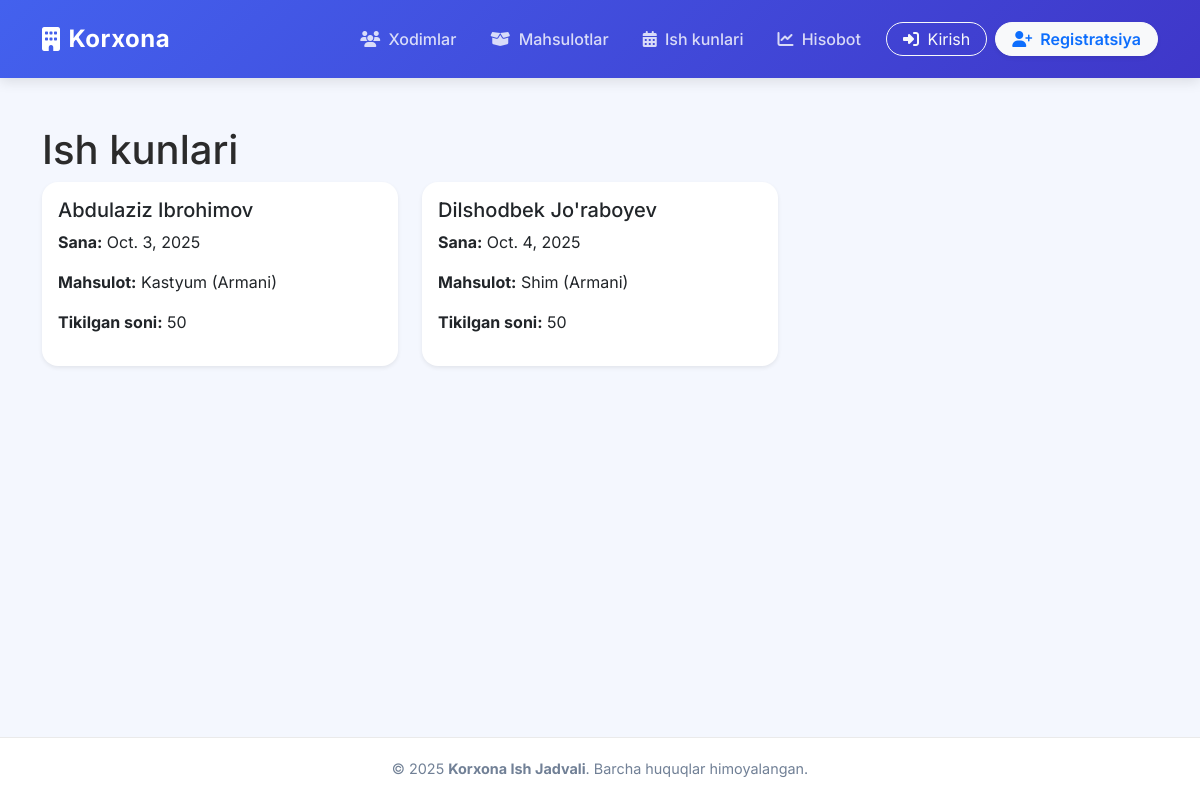
Screenshot of /ish-kunlari/ with the database file from the repository.
### ish/models.py (models this page shows, shortened)
class IshKuni(models.Model):
    xodim = models.ForeignKey(Xodim, on_delete=models.CASCADE)
    mahsulot = models.ForeignKey(Mahsulot, on_delete=models.CASCADE)
    sana = models.DateField()
    soni = models.IntegerField(default=0)  # nechta mahsulot tikdi
    class Meta:
        verbose_name = "Ish kuni"
        verbose_name_plural = "Ish kunlari"

class Xodim(models.Model):
    user = models.OneToOneField(User, on_delete=models.CASCADE, null=True, blank=True, related_name='xodim_profile')
    ism = models.CharField(max_length=100)
    familiya = models.CharField(max_length=100)
    bolim = models.CharField(max_length=100, blank=True, null=True)
    lavozim = models.CharField(max_length=100, blank=True, null=True)
    telefon = models.CharField(max_length=20, blank=True, null=True)
    ish_haqi = models.DecimalField(max_digits=10, decimal_places=2, default=0)
    ishga_kirilgan_sana = models.DateField(blank=True, null=True)
    is_approved = models.BooleanField(default=False, verbose_name="Admin tomonidan tasdiqlangan")
    class Meta:
        verbose_name = "Xodim"
        verbose_name_plural = "Xodimlar"

class Mahsulot(models.Model):
    nomi = models.CharField(max_length=100)
    model = models.CharField(max_length=100)
    narxi = models.DecimalField(max_digits=10, decimal_places=2)
    class Meta:
        verbose_name = "Mahsulot"
        verbose_name_plural = "Mahsulotlar"

### ish/views.py (the view)
# urls.py: path("ish-kunlari/", views.ish_kunlari, name="ish_kunlari"),
def ish_kunlari(request):
    ish_kunlari = IshKuni.objects.all()
    return render(request, "ish_kunlari.html", {"ish_kunlari": ish_kunlari})

### ish/templates/ish_kunlari.html
{% extends "base.html" %}
{% block content %}
<h1>Ish kunlari</h1>
<div class="row">
  {% for i in ish_kunlari %}
  <div class="col-md-4 col-sm-6">
    <div class="card shadow-sm p-3">
      <h5>{{ i.xodim.ism }} {{ i.xodim.familiya }}</h5>
      <p><b>Sana:</b> {{ i.sana }}</p>
      <p><b>Mahsulot:</b> {{ i.mahsulot.nomi }} ({{ i.mahsulot.model }})</p>
      <p><b>Tikilgan soni:</b> {{ i.soni }}</p>
    </div>
  </div>
  {% empty %}
  <p>Ish kuni ma’lumotlari yo‘q.</p>
  {% endfor %}
</div>
{% endblock %}

### ish/templates/base.html (shortened to what this page needs)
<!DOCTYPE html>
<html lang="uz">
<head>
    <link href="https://cdn.jsdelivr.net/npm/bootstrap@5.3.0/dist/css/bootstrap.min.css" rel="stylesheet">
    <link rel="stylesheet" href="https://cdnjs.cloudflare.com/ajax/libs/font-awesome/6.4.0/css/all.min.css">
</head>
<body>
    <nav class="navbar navbar-expand-lg sticky-top">
        <div class="container">
            <a class="navbar-brand d-flex align-items-center" href="/">
                <i class="fa-solid fa-building me-2"></i> Korxona
            </a>
            <div class="collapse navbar-collapse" id="navbarNav">
                <ul class="navbar-nav ms-auto mb-2 mb-lg-0 align-items-lg-center">
                    <li class="nav-item">
                        <a class="nav-link" href="{% url 'xodimlar' %}"><i class="fa-solid fa-users me-1"></i> Xodimlar</a>
                    </li>
                    <li class="nav-item">
                        <a class="nav-link" href="{% url 'mahsulotlar' %}"><i class="fa-solid fa-box-open me-1"></i> Mahsulotlar</a>
                    </li>
                    <li class="nav-item">
                        <a class="nav-link" href="{% url 'ish_kunlari' %}"><i class="fa-solid fa-calendar-alt me-1"></i> Ish kunlari</a>
                    </li>
                    <li class="nav-item">
                        <a class="nav-link" href="{% url 'hisobot' %}"><i class="fa-solid fa-chart-line me-1"></i> Hisobot</a>
                    </li>
                    {% if user.is_authenticated %}
                    {% if user.xodim_profile %}
                    <li class="nav-item">
                        <a class="nav-link text-info fw-semibold" href="{% url 'kabinet' %}"><i class="fa-solid fa-id-card me-1"></i> Kabinetim</a>
                    </li>
                    {% endif %}
                    <li class="nav-item ms-lg-2 mt-2 mt-lg-0">
                        <a class="nav-link active fw-semibold text-white bg-white bg-opacity-20 px-3 py-1 rounded-pill d-inline-block" href="{% url 'kabinet' %}">
                            <i class="fa-solid fa-circle-user me-1"></i> {{ user.first_name|default:user.username }}
                        </a>
                    </li>
                    <li class="nav-item ms-lg-1">
                        <a class="nav-link text-white-50" href="{% url 'logout' %}"><i class="fa-solid fa-right-from-bracket me-1"></i> Chiqish</a>
                    </li>
                    {% else %}
                    <li class="nav-item ms-lg-2 mt-2 mt-lg-0">
                        <a class="btn btn-outline-light rounded-pill px-3 py-1 fs-6" href="{% url 'login' %}">
                            <i class="fa-solid fa-right-to-bracket me-1"></i> Kirish
                        </a>
                    </li>
                    <li class="nav-item ms-lg-2 mt-2 mt-lg-0">
                        <a class="btn btn-light text-primary fw-semibold rounded-pill px-3 py-1 fs-6 shadow-sm" href="{% url 'register' %}">
                            <i class="fa-solid fa-user-plus me-1"></i> Registratsiya
                        </a>
                    </li>
                    {% endif %}
                </ul>
            </div>
        </div>
    </nav>
    <div class="main-content">
        <div class="container mt-5">
            {% block content %}{% endblock %}
        </div>
    </div>
    <footer>
        <div class="container">
            <p class="mb-0">&copy; 2025 <strong>Korxona Ish Jadvali</strong>. Barcha huquqlar himoyalangan.</p>
        </div>
    </footer>
</body>
</html>

### ish/templates/base.html (style rules this page uses)
:root { --primary-color: #4361ee; --secondary-color: #3f37c9; --bg-color: #f4f7fe; --text-color: #2b2b2b; --card-bg: #ffffff; }
body { font-family: 'Inter', sans-serif; background-color: var(--bg-color); color: var(--text-color); display: flex; flex-direction: column; min-height: 100vh; }
.navbar { background: linear-gradient(135deg, var(--primary-color), var(--secondary-color)); box-shadow: 0 4px 12px rgba(0,0,0,0.1); padding: 1rem 0; transition: all 0.3s ease; }
.navbar-brand { font-weight: 700; font-size: 1.5rem; color: #fff !important; letter-spacing: 0.5px; }
.nav-link { color: rgba(255, 255, 255, 0.8) !important; font-weight: 500; margin: 0 5px; padding: 8px 12px !important; border-radius: 8px; transition: all 0.3s ease; }
.main-content { flex: 1; padding-bottom: 40px; }
.card { background: var(--card-bg); border: none; border-radius: 16px; box-shadow: 0 8px 24px rgba(149, 157, 165, 0.1); transition: transform 0.3s ease, box-shadow 0.3s ease; overflow: hidden; }
footer { background-color: #fff; padding: 20px 0; text-align: center; border-top: 1px solid #eaeaea; color: #718096; font-size: 0.9rem; margin-top: auto; }

### rows the page displays
IshKuni: xodim.ism "Abdulaziz", xodim.familiya "Ibrohimov", sana "Oct. 3, 2025", mahsulot.nomi "Kastyum", mahsulot.model "Armani", soni "50"
IshKuni: xodim.ism "Dilshodbek", xodim.familiya "Jo'raboyev", sana "Oct. 4, 2025", mahsulot.nomi "Shim", mahsulot.model "Armani", soni "50"
